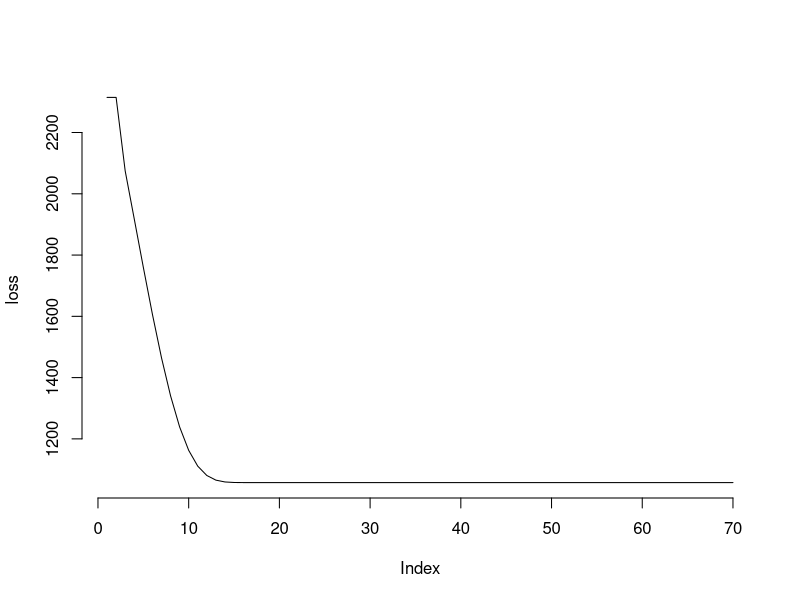

Here is the R script that generated this plot:
# Gradient descent for standard linear model.  The function takes arguments 
# starting points for the parameters to be estimated, a tolerance or maximum
# iteration value to provide a stopping point, stepsize (or starting stepsize
# for adaptive approach), whether to print out iterations, and whether to plot 
# the loss over each iteration.


##################
### Data Setup ###
##################

# basic data for standard regression

set.seed(8675309)
n = 1000
x1 = rnorm(n)
x2 = rnorm(n)
y = 1 + .5*x1 + .2*x2 + rnorm(n)

X = cbind(Intercept = 1, x1, x2)  # model matrix


##################################
### gradient descent algorithm ###
##################################

gd = function(
  par,
  X,
  y,
  tolerance = 1e-3,
  maxit = 1000,
  stepsize = 1e-3,
  adapt = F,
  verbose = T,
  plotLoss = T
  ) {
  
  # initialize
  beta = par; names(beta) = colnames(X)
  loss = crossprod(X %*% beta - y)
  tol  = 1
  iter = 1
  
  while(tol > tolerance && iter < maxit){
    
    LP = X %*% beta
    grad = t(X) %*% (LP - y)
    betaCurrent = beta - stepsize * grad
    tol = max(abs(betaCurrent - beta))
    beta = betaCurrent
    loss = append(loss, crossprod(LP - y))
    iter = iter + 1
    
    if (adapt)
      stepsize = ifelse(
        loss[iter] < loss[iter - 1],  
        stepsize * 1.2, 
        stepsize * .8
        )
    
    if (verbose && iter %% 10 == 0)
      message(paste('Iteration:', iter))
  }
  
  if (plotLoss)
    plot(loss, type = 'l', bty = 'n')
  
  list(
    par    = beta,
    loss   = loss,
    RSE    = sqrt(crossprod(LP - y) / (nrow(X) - ncol(X))), 
    iter   = iter,
    fitted = LP
  )
}

###########
### Run ###
###########

### starting values

init = rep(0, 3)

# for any particular data you'd have to fiddle with the stepsize, which could 
# be assessed via cross-validation, or alternatively one can use an
# adaptive approach, a simple one of which is implemented in the function

gd_result = gd(
  init,
  X = X,
  y = y,
  tolerance = 1e-8,
  stepsize = 1e-4,
  adapt = T
)

str(gd_result)

rbind(
  gd = round(gd_result$par[, 1], 5),
  lm = coef(lm(y ~ x1 + x2))
)

# summary(lm(y ~ x1 + x2))

